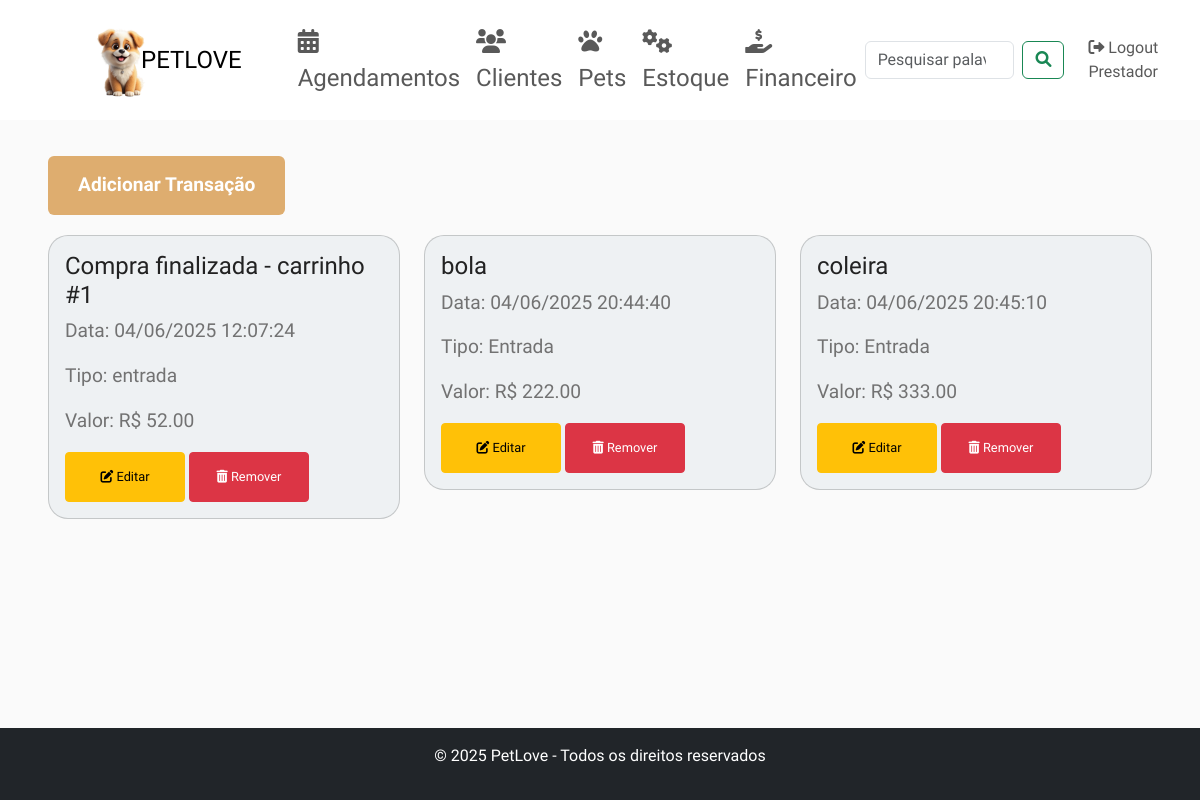
The page /financeiro (signed in) on the database its author committed.
### app.py (models this page shows, shortened)
class Transacao(db.Model):
    id = db.Column(db.Integer, primary_key=True)
    tipo = db.Column(db.String(50), nullable=False)
    valor = db.Column(db.Float, nullable=False)
    descricao = db.Column(db.String(250))
    data = db.Column(db.DateTime, default=datetime.utcnow)
    cliente_id = db.Column(db.Integer, db.ForeignKey('cliente.id'), nullable=False)

### app.py (the view)
@app.route('/financeiro')
@login_required
def financeiro():
    if current_user.role == 'cliente':
        flash("Acesso negado! Clientes não podem acessar esta página.")
        return redirect(url_for('home_cliente'))
    transacoes = Transacao.query.all()
    return render_template('financeiro.html', transacoes=transacoes)

### app.py (called while the page is built)
@login_manager.user_loader
def load_user(user_id):
    return User.query.get(int(user_id))

@app.before_request
def create_tables():
    db.create_all()

### templates/financeiro.html (shortened to what this page needs)
<!DOCTYPE html>
<html lang="pt-br">
<head>
    <link href="https://cdn.jsdelivr.net/npm/bootstrap@5.3.0-alpha1/dist/css/bootstrap.min.css" rel="stylesheet">
    <link href="https://cdnjs.cloudflare.com/ajax/libs/font-awesome/6.0.0/css/all.min.css" rel="stylesheet">
</head>
<body>
<nav class="navbar navbar-expand-lg bg-custom mb-4">
    <div class="container-fluid">
        <a class="navbar-brand" href="http://127.0.0.1:5000/home_prestador">
            <img src="{{ url_for('static', filename='images/LOGO.png') }}" alt="PetLove Logo" style="height: 80px; margin-left: 70px; width: 70%;">
            <a style="font-size: 24px; color: #000000; text-decoration: none;">PETLOVE</a>
        <div class="collapse navbar-collapse" id="navbarNav">
            <ul class="navbar-nav ms-5">
                <li class="nav-item"><a href="{{ url_for('agendamentos') }}" class="nav-link fs-4"><i class="fas fa-calendar-alt"></i> Agendamentos</a></li>
                <li class="nav-item"><a href="{{ url_for('clientes') }}" class="nav-link fs-4"><i class="fas fa-users"></i> Clientes</a></li>
                <li class="nav-item"><a href="{{ url_for('pets') }}" class="nav-link fs-4"><i class="fas fa-paw"></i> Pets</a></li>
                <li class="nav-item"><a href="{{ url_for('estoque') }}" class="nav-link fs-4"><i class="fas fa-cogs"></i> Estoque</a></li>
                <li class="nav-item"><a href="{{ url_for('financeiro') }}" class="nav-link fs-4"><i class="fas fa-hand-holding-usd"></i> Financeiro</a></li>
            </ul>
            <form class="d-flex ms-auto" onsubmit="event.preventDefault(); filterCards();" role="search">
                <input id="searchInput" class="form-control me-2" type="search" placeholder="Pesquisar palavra/letra" aria-label="Search">
                <button class="btn btn-outline-success" type="submit">
                    <i class="fas fa-search"></i>
                </button>
            </form>
 <ul class="navbar-nav ms-3">
    {% if current_user.role == 'cliente' %}
        <li class="nav-item">
            <a class="nav-link" href="{{ url_for('logout') }}"><i class="fas fa-sign-out-alt"></i> Logout Cliente</a>
        </li>
    {% elif current_user.role == 'prestador' %}
        <li class="nav-item">
            <a class="nav-link" href="{{ url_for('logout') }}"><i class="fas fa-sign-out-alt"></i> Logout Prestador</a>
        </li>
    {% endif %}
</ul>
</div>
</div>
</nav>
<div id="profileContent" class="container-fluid content-container">
    <div class="btn-container">
        <a href="{{ url_for('adicionar_transacao') }}" class="btn btn-primary text-flash-blue">Adicionar Transação</a>
    </div>
    <div id="cards-container" class="row">
        {% for transacao in transacoes %}
        <div class="col-md-4 card-agendamento">
            <div class="card">
                <div class="card-body">
                    <h5 class="card-title">{{ transacao.descricao }}</h5>
                    <p class="card-text">Data: {{ transacao.data.strftime('%d/%m/%Y %H:%M:%S') }}</p>
                    <p class="card-text">Tipo: {{ transacao.tipo }}</p>
                    <p class="card-text">Valor: R$ {{ "{:.2f}".format(transacao.valor) }}</p>
                    <a href="{{ url_for('editar_transacao', id=transacao.id) }}" class="btn btn-warning btn-sm">
                        <i class="fas fa-edit"></i> Editar
                    </a>
                    <form action="{{ url_for('remover_transacao', id=transacao.id) }}" method="POST" style="display:inline;">
                        <button type="submit" class="btn btn-danger btn-sm">
                            <i class="fas fa-trash-alt"></i> Remover
                        </button>
                    </form>
                </div>
            </div>
        </div>
        {% endfor %}
    </div>
</div>
<footer class="bg-dark text-white text-center py-3">
    <p>&copy; 2025 PetLove - Todos os direitos reservados</p>
</footer>
</body>
</html>

### templates/financeiro.html (style rules this page uses)
:root { --accent-color: #DEAD6F; --dark-color: #222222; --light-dark-color: #727272; --light-color: #fff; --grey-color: #dbdbdb; --light-grey-color: #fafafa; --primary-color: #6995B1; --light-primary-color: #eef1f3; --body-font: 'Chilanka', cursive; --heading-font: 'Chilanka', cursive; }
body { font-family: var(--body-font); background-color: var(--light-grey-color); padding-bottom: 60px; }
.bg-custom { background-color: var(--light-color); }
.navbar { height: 120px; }
.content-container { padding: 1% 4%; }
.card { border-radius: 20px; background-color: var(--light-primary-color); transition: transform 0.2s; margin-bottom: 20px; }
.card-title { font-size: 1.5rem; color: var(--dark-color); }
.card-text { font-size: 1.2rem; color: var(--light-dark-color); }
footer { margin: 0; }
.btn-primary, .btn-secondary { background-color: var(--accent-color); color: white; font-weight: bold; border: none; padding: 15px 30px; font-size: 1.2rem; animation: flash-text-blue 1s infinite; }
.text-flash-blue { animation: flash-text-blue 1s infinite; }
footer { margin: 0; position: fixed; bottom: 0; width: 100%; }
.btn-container { margin-bottom: 20px; }
.btn-sm { width: 120px; height: 50px; font-size: 0.8rem; padding: 14px 24px; }
.btn-primary { background-color: var(--accent-color); color: white; font-weight: bold; border: none; }

### rows shown on the page
Transacao: valor "52.00"
Transacao: valor "222.00"
Transacao: valor "333.00"
